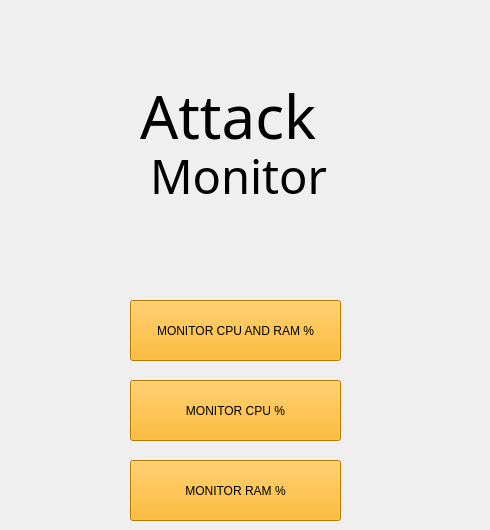
  <widget class="QWidget" name="centralwidget">
   <widget class="QPushButton" name="bothPer">
    <property name="geometry">
     <rect>
      <x>130</x>
      <y>300</y>
      <width>211</width>
      <height>61</height>
     </rect>
    </property>
    <property name="palette">
     <palette>
      <active>
       <colorrole role="WindowText">
        <brush brushstyle="SolidPattern">
         <color alpha="255">
          <red>0</red>
          <green>0</green>
          <blue>0</blue>
         </color>
        </brush>
       </colorrole>
       <colorrole role="Button">
        <brush brushstyle="SolidPattern">
         <color alpha="255">
          <red>255</red>
          <green>170</green>
          <blue>0</blue>
         </color>
        </brush>
       </colorrole>
       <colorrole role="Light">
        <brush brushstyle="SolidPattern">
         <color alpha="255">
          <red>255</red>
          <green>213</green>
          <blue>127</blue>
         </color>
        </brush>
       </colorrole>
       <colorrole role="Midlight">
        <brush brushstyle="SolidPattern">
         <color alpha="255">
          <red>255</red>
          <green>191</green>
          <blue>63</blue>
         </color>
        </brush>
       </colorrole>
       <colorrole role="Dark">
        <brush brushstyle="SolidPattern">
         <color alpha="255">
          <red>127</red>
          <green>85</green>
          <blue>0</blue>
         </color>
        </brush>
       </colorrole>
       <colorrole role="Mid">
        <brush brushstyle="SolidPattern">
         <color alpha="255">
          <red>170</red>
          <green>113</green>
          <blue>0</blue>
         </color>
        </brush>
       </colorrole>
       <colorrole role="Text">
        <brush brushstyle="SolidPattern">
         <color alpha="255">
          <red>0</red>
          <green>0</green>
          <blue>0</blue>
         </color>
        </brush>
       </colorrole>
       <colorrole role="BrightText">
        <brush brushstyle="SolidPattern">
         <color alpha="255">
          <red>255</red>
          <green>255</green>
          <blue>255</blue>
         </color>
        </brush>
       </colorrole>
       <colorrole role="ButtonText">
        <brush brushstyle="SolidPattern">
         <color alpha="255">
          <red>0</red>
          <green>0</green>
          <blue>0</blue>
         </color>
        </brush>
       </colorrole>
       <colorrole role="Base">
        <brush brushstyle="SolidPattern">
         <color alpha="255">
          <red>255</red>
          <green>255</green>
          <blue>255</blue>
         </color>
        </brush>
       </colorrole>
       <colorrole role="Window">
        <brush brushstyle="SolidPattern">
         <color alpha="255">
          <red>255</red>
          <green>170</green>
          <blue>0</blue>
         </color>
        </brush>
       </colorrole>
       <colorrole role="Shadow">
        <brush brushstyle="SolidPattern">
         <color alpha="255">
          <red>0</red>
          <green>0</green>
          <blue>0</blue>
         </color>
        </brush>
       </colorrole>
       <colorrole role="AlternateBase">
        <brush brushstyle="SolidPattern">
         <color alpha="255">
          <red>255</red>
          <green>212</green>
          <blue>127</blue>
         </color>
        </brush>
       </colorrole>
       <colorrole role="ToolTipBase">
        <brush brushstyle="SolidPattern">
         <color alpha="255">
          <red>255</red>
          <green>255</green>
          <blue>220</blue>
         </color>
        </brush>
       </colorrole>
       <colorrole role="ToolTipText">
        <brush brushstyle="SolidPattern">
         <color alpha="255">
          <red>0</red>
          <green>0</green>
          <blue>0</blue>
         </color>
        </brush>
       </colorrole>
      </active>
      <inactive>
       <colorrole role="WindowText">
        <brush brushstyle="SolidPattern">
         <color alpha="255">
          <red>0</red>
          <green>0</green>
          <blue>0</blue>
         </color>
        </brush>
       </colorrole>
       <colorrole role="Button">
        <brush brushstyle="SolidPattern">
         <color alpha="255">
          <red>255</red>
          <green>170</green>
          <blue>0</blue>
         </color>
        </brush>
       </colorrole>
       <colorrole role="Light">
        <brush brushstyle="SolidPattern">
         <color alpha="255">
          <red>255</red>
          <green>213</green>
          <blue>127</blue>
         </color>
        </brush>
       </colorrole>
       <colorrole role="Midlight">
        <brush brushstyle="SolidPattern">
         <color alpha="255">
          <red>255</red>
          <green>191</green>
          <blue>63</blue>
         </color>
        </brush>
       </colorrole>
       <colorrole role="Dark">
        <brush brushstyle="SolidPattern">
         <color alpha="255">
          <red>127</red>
          <green>85</green>
          <blue>0</blue>
         </color>
        </brush>
       </colorrole>
       <colorrole role="Mid">
        <brush brushstyle="SolidPattern">
         <color alpha="255">
          <red>170</red>
          <green>113</green>
          <blue>0</blue>
         </color>
        </brush>
       </colorrole>
       <colorrole role="Text">
        <brush brushstyle="SolidPattern">
         <color alpha="255">
          <red>0</red>
          <green>0</green>
          <blue>0</blue>
         </color>
        </brush>
       </colorrole>
       <colorrole role="BrightText">
        <brush brushstyle="SolidPattern">
         <color alpha="255">
          <red>255</red>
          <green>255</green>
          <blue>255</blue>
         </color>
        </brush>
       </colorrole>
       <colorrole role="ButtonText">
        <brush brushstyle="SolidPattern">
         <color alpha="255">
          <red>0</red>
          <green>0</green>
          <blue>0</blue>
         </color>
        </brush>
       </colorrole>
       <colorrole role="Base">
        <brush brushstyle="SolidPattern">
         <color alpha="255">
          <red>255</red>
          <green>255</green>
          <blue>255</blue>
         </color>
        </brush>
       </colorrole>
       <colorrole role="Window">
        <brush brushstyle="SolidPattern">
         <color alpha="255">
          <red>255</red>
          <green>170</green>
          <blue>0</blue>
         </color>
        </brush>
       </colorrole>
       <colorrole role="Shadow">
        <brush brushstyle="SolidPattern">
         <color alpha="255">
          <red>0</red>
          <green>0</green>
          <blue>0</blue>
         </color>
        </brush>
       </colorrole>
       <colorrole role="AlternateBase">
        <brush brushstyle="SolidPattern">
         <color alpha="255">
          <red>255</red>
          <green>212</green>
          <blue>127</blue>
         </color>
        </brush>
       </colorrole>
       <colorrole role="ToolTipBase">
        <brush brushstyle="SolidPattern">
         <color alpha="255">
          <red>255</red>
          <green>255</green>
          <blue>220</blue>
         </color>
        </brush>
       </colorrole>
       <colorrole role="ToolTipText">
        <brush brushstyle="SolidPattern">
         <color alpha="255">
          <red>0</red>
          <green>0</green>
          <blue>0</blue>
         </color>
        </brush>
       </colorrole>
      </inactive>
      <disabled>
       <colorrole role="WindowText">
        <brush brushstyle="SolidPattern">
         <color alpha="255">
          <red>127</red>
          <green>85</green>
          <blue>0</blue>
         </color>
        </brush>
       </colorrole>
       <colorrole role="Button">
        <brush brushstyle="SolidPattern">
         <color alpha="255">
          <red>255</red>
          <green>170</green>
          <blue>0</blue>
         </color>
        </brush>
       </colorrole>
       <colorrole role="Light">
        <brush brushstyle="SolidPattern">
         <color alpha="255">
          <red>255</red>
          <green>213</green>
          <blue>127</blue>
         </color>
        </brush>
       </colorrole>
       <colorrole role="Midlight">
        <brush brushstyle="SolidPattern">
         <color alpha="255">
          <red>255</red>
          <green>191</green>
          <blue>63</blue>
         </color>
        </brush>
       </colorrole>
       <colorrole role="Dark">
        <brush brushstyle="SolidPattern">
         <color alpha="255">
          <red>127</red>
          <green>85</green>
          <blue>0</blue>
         </color>
        </brush>
       </colorrole>
       <colorrole role="Mid">
        <brush brushstyle="SolidPattern">
         <color alpha="255">
          <red>170</red>
          <green>113</green>
          <blue>0</blue>
         </color>
        </brush>
       </colorrole>
       <colorrole role="Text">
        <brush brushstyle="SolidPattern">
         <color alpha="255">
          <red>127</red>
          <green>85</green>
          <blue>0</blue>
         </color>
        </brush>
       </colorrole>
       <colorrole role="BrightText">
        <brush brushstyle="SolidPattern">
         <color alpha="255">
          <red>255</red>
          <green>255</green>
          <blue>255</blue>
         </color>
        </brush>
       </colorrole>
       <colorrole role="ButtonText">
        <brush brushstyle="SolidPattern">
         <color alpha="255">
          <red>127</red>
          <green>85</green>
          <blue>0</blue>
         </color>
        </brush>
       </colorrole>
       <colorrole role="Base">
        <brush brushstyle="SolidPattern">
         <color alpha="255">
          <red>255</red>
          <green>170</green>
          <blue>0</blue>
         </color>
        </brush>
       </colorrole>
       <colorrole role="Window">
        <brush brushstyle="SolidPattern">
         <color alpha="255">
          <red>255</red>
          <green>170</green>
          <blue>0</blue>
         </color>
        </brush>
       </colorrole>
       <colorrole role="Shadow">
        <brush brushstyle="SolidPattern">
         <color alpha="255">
          <red>0</red>
          <green>0</green>
          <blue>0</blue>
         </color>
        </brush>
       </colorrole>
       <colorrole role="AlternateBase">
        <brush brushstyle="SolidPattern">
         <color alpha="255">
          <red>255</red>
          <green>170</green>
          <blue>0</blue>
         </color>
        </brush>
       </colorrole>
       <colorrole role="ToolTipBase">
        <brush brushstyle="SolidPattern">
         <color alpha="255">
          <red>255</red>
          <green>255</green>
          <blue>220</blue>
         </color>
        </brush>
       </colorrole>
       <colorrole role="ToolTipText">
        <brush brushstyle="SolidPattern">
         <color alpha="255">
          <red>0</red>
          <green>0</green>
          <blue>0</blue>
         </color>
        </brush>
       </colorrole>
      </disabled>
     </palette>
    </property>
    <property name="text">
     <string>MONITOR CPU AND RAM %</string>
    </property>
   </widget>
   <widget class="QLabel" name="label">
    <property name="geometry">
     <rect>
      <x>140</x>
      <y>50</y>
      <width>201</width>
      <height>131</height>
     </rect>
    </property>
    <property name="font">
     <font>
      <family>Quicksand Medium</family>
      <pointsize>45</pointsize>
     </font>
    </property>
    <property name="text">
     <string>Attack </string>
    </property>
   </widget>
   <widget class="QLabel" name="label_2">
    <property name="geometry">
     <rect>
      <x>150</x>
      <y>110</y>
      <width>331</width>
      <height>131</height>
     </rect>
    </property>
    <property name="font">
     <font>
      <family>Quicksand Medium</family>
      <pointsize>35</pointsize>
     </font>
    </property>
    <property name="text">
     <string>Monitor</string>
    </property>
   </widget>
   <widget class="QPushButton" name="cpuPer">
    <property name="geometry">
     <rect>
      <x>130</x>
      <y>380</y>
      <width>211</width>
      <height>61</height>
     </rect>
    </property>
    <property name="palette">
     <palette>
      <active>
       <colorrole role="WindowText">
        <brush brushstyle="SolidPattern">
         <color alpha="255">
          <red>0</red>
          <green>0</green>
          <blue>0</blue>
         </color>
        </brush>
       </colorrole>
       <colorrole role="Button">
        <brush brushstyle="SolidPattern">
         <color alpha="255">
          <red>255</red>
          <green>170</green>
          <blue>0</blue>
         </color>
        </brush>
       </colorrole>
       <colorrole role="Light">
        <brush brushstyle="SolidPattern">
         <color alpha="255">
          <red>255</red>
          <green>213</green>
          <blue>127</blue>
         </color>
        </brush>
       </colorrole>
       <colorrole role="Midlight">
        <brush brushstyle="SolidPattern">
         <color alpha="255">
          <red>255</red>
          <green>191</green>
          <blue>63</blue>
         </color>
        </brush>
       </colorrole>
       <colorrole role="Dark">
        <brush brushstyle="SolidPattern">
         <color alpha="255">
          <red>127</red>
          <green>85</green>
          <blue>0</blue>
         </color>
        </brush>
       </colorrole>
       <colorrole role="Mid">
        <brush brushstyle="SolidPattern">
         <color alpha="255">
          <red>170</red>
          <green>113</green>
          <blue>0</blue>
         </color>
        </brush>
       </colorrole>
       <colorrole role="Text">
        <brush brushstyle="SolidPattern">
         <color alpha="255">
          <red>0</red>
          <green>0</green>
          <blue>0</blue>
         </color>
        </brush>
       </colorrole>
       <colorrole role="BrightText">
        <brush brushstyle="SolidPattern">
         <color alpha="255">
          <red>255</red>
          <green>255</green>
          <blue>255</blue>
         </color>
        </brush>
       </colorrole>
       <colorrole role="ButtonText">
        <brush brushstyle="SolidPattern">
         <color alpha="255">
          <red>0</red>
          <green>0</green>
          <blue>0</blue>
         </color>
        </brush>
       </colorrole>
       <colorrole role="Base">
        <brush brushstyle="SolidPattern">
         <color alpha="255">
          <red>255</red>
          <green>255</green>
          <blue>255</blue>
         </color>
        </brush>
       </colorrole>
       <colorrole role="Window">
        <brush brushstyle="SolidPattern">
         <color alpha="255">
          <red>255</red>
          <green>170</green>
          <blue>0</blue>
         </color>
        </brush>
       </colorrole>
       <colorrole role="Shadow">
        <brush brushstyle="SolidPattern">
         <color alpha="255">
          <red>0</red>
          <green>0</green>
          <blue>0</blue>
         </color>
        </brush>
       </colorrole>
       <colorrole role="AlternateBase">
        <brush brushstyle="SolidPattern">
         <color alpha="255">
          <red>255</red>
          <green>212</green>
          <blue>127</blue>
         </color>
        </brush>
       </colorrole>
       <colorrole role="ToolTipBase">
        <brush brushstyle="SolidPattern">
         <color alpha="255">
          <red>255</red>
          <green>255</green>
          <blue>220</blue>
         </color>
        </brush>
       </colorrole>
       <colorrole role="ToolTipText">
        <brush brushstyle="SolidPattern">
         <color alpha="255">
          <red>0</red>
          <green>0</green>
          <blue>0</blue>
         </color>
        </brush>
       </colorrole>
      </active>
      <inactive>
       <colorrole role="WindowText">
        <brush brushstyle="SolidPattern">
         <color alpha="255">
          <red>0</red>
          <green>0</green>
          <blue>0</blue>
         </color>
        </brush>
       </colorrole>
       <colorrole role="Button">
        <brush brushstyle="SolidPattern">
         <color alpha="255">
          <red>255</red>
          <green>170</green>
          <blue>0</blue>
         </color>
        </brush>
       </colorrole>
       <colorrole role="Light">
        <brush brushstyle="SolidPattern">
         <color alpha="255">
          <red>255</red>
          <green>213</green>
          <blue>127</blue>
         </color>
        </brush>
       </colorrole>
       <colorrole role="Midlight">
        <brush brushstyle="SolidPattern">
         <color alpha="255">
          <red>255</red>
          <green>191</green>
          <blue>63</blue>
         </color>
        </brush>
       </colorrole>
       <colorrole role="Dark">
        <brush brushstyle="SolidPattern">
         <color alpha="255">
          <red>127</red>
          <green>85</green>
          <blue>0</blue>
         </color>
        </brush>
       </colorrole>
       <colorrole role="Mid">
        <brush brushstyle="SolidPattern">
         <color alpha="255">
          <red>170</red>
          <green>113</green>
          <blue>0</blue>
         </color>
        </brush>
       </colorrole>
       <colorrole role="Text">
        <brush brushstyle="SolidPattern">
         <color alpha="255">
          <red>0</red>
          <green>0</green>
          <blue>0</blue>
         </color>
        </brush>
       </colorrole>
       <colorrole role="BrightText">
        <brush brushstyle="SolidPattern">
         <color alpha="255">
          <red>255</red>
          <green>255</green>
          <blue>255</blue>
         </color>
        </brush>
       </colorrole>
       <colorrole role="ButtonText">
        <brush brushstyle="SolidPattern">
         <color alpha="255">
          <red>0</red>
          <green>0</green>
          <blue>0</blue>
         </color>
        </brush>
       </colorrole>
       <colorrole role="Base">
        <brush brushstyle="SolidPattern">
         <color alpha="255">
          <red>255</red>
          <green>255</green>
          <blue>255</blue>
         </color>
        </brush>
       </colorrole>
       <colorrole role="Window">
        <brush brushstyle="SolidPattern">
         <color alpha="255">
          <red>255</red>
          <green>170</green>
          <blue>0</blue>
         </color>
        </brush>
       </colorrole>
       <colorrole role="Shadow">
        <brush brushstyle="SolidPattern">
         <color alpha="255">
          <red>0</red>
          <green>0</green>
          <blue>0</blue>
         </color>
        </brush>
       </colorrole>
       <colorrole role="AlternateBase">
        <brush brushstyle="SolidPattern">
         <color alpha="255">
          <red>255</red>
          <green>212</green>
          <blue>127</blue>
         </color>
        </brush>
       </colorrole>
       <colorrole role="ToolTipBase">
        <brush brushstyle="SolidPattern">
         <color alpha="255">
          <red>255</red>
          <green>255</green>
          <blue>220</blue>
         </color>
        </brush>
       </colorrole>
       <colorrole role="ToolTipText">
        <brush brushstyle="SolidPattern">
         <color alpha="255">
          <red>0</red>
          <green>0</green>
          <blue>0</blue>
         </color>
        </brush>
       </colorrole>
      </inactive>
      <disabled>
       <colorrole role="WindowText">
        <brush brushstyle="SolidPattern">
         <color alpha="255">
          <red>127</red>
          <green>85</green>
          <blue>0</blue>
         </color>
        </brush>
       </colorrole>
       <colorrole role="Button">
        <brush brushstyle="SolidPattern">
         <color alpha="255">
          <red>255</red>
          <green>170</green>
          <blue>0</blue>
         </color>
        </brush>
       </colorrole>
       <colorrole role="Light">
        <brush brushstyle="SolidPattern">
         <color alpha="255">
          <red>255</red>
          <green>213</green>
          <blue>127</blue>
         </color>
        </brush>
       </colorrole>
       <colorrole role="Midlight">
        <brush brushstyle="SolidPattern">
         <color alpha="255">
          <red>255</red>
          <green>191</green>
          <blue>63</blue>
         </color>
        </brush>
       </colorrole>
       <colorrole role="Dark">
        <brush brushstyle="SolidPattern">
         <color alpha="255">
          <red>127</red>
          <green>85</green>
          <blue>0</blue>
         </color>
        </brush>
       </colorrole>
       <colorrole role="Mid">
        <brush brushstyle="SolidPattern">
         <color alpha="255">
          <red>170</red>
          <green>113</green>
          <blue>0</blue>
         </color>
        </brush>
       </colorrole>
       <colorrole role="Text">
        <brush brushstyle="SolidPattern">
         <color alpha="255">
          <red>127</red>
          <green>85</green>
          <blue>0</blue>
         </color>
        </brush>
       </colorrole>
       <colorrole role="BrightText">
        <brush brushstyle="SolidPattern">
         <color alpha="255">
          <red>255</red>
          <green>255</green>
          <blue>255</blue>
         </color>
        </brush>
       </colorrole>
       <colorrole role="ButtonText">
        <brush brushstyle="SolidPattern">
         <color alpha="255">
          <red>127</red>
          <green>85</green>
          <blue>0</blue>
         </color>
        </brush>
       </colorrole>
       <colorrole role="Base">
        <brush brushstyle="SolidPattern">
         <color alpha="255">
          <red>255</red>
          <green>170</green>
          <blue>0</blue>
         </color>
        </brush>
       </colorrole>
       <colorrole role="Window">
        <brush brushstyle="SolidPattern">
         <color alpha="255">
          <red>255</red>
          <green>170</green>
          <blue>0</blue>
         </color>
        </brush>
       </colorrole>
       <colorrole role="Shadow">
        <brush brushstyle="SolidPattern">
         <color alpha="255">
          <red>0</red>
          <green>0</green>
          <blue>0</blue>
         </color>
        </brush>
       </colorrole>
       <colorrole role="AlternateBase">
        <brush brushstyle="SolidPattern">
         <color alpha="255">
          <red>255</red>
          <green>170</green>
          <blue>0</blue>
         </color>
        </brush>
       </colorrole>
       <colorrole role="ToolTipBase">
        <brush brushstyle="SolidPattern">
         <color alpha="255">
          <red>255</red>
          <green>255</green>
          <blue>220</blue>
         </color>
        </brush>
       </colorrole>
       <colorrole role="ToolTipText">
        <brush brushstyle="SolidPattern">
         <color alpha="255">
          <red>0</red>
          <green>0</green>
          <blue>0</blue>
         </color>
        </brush>
       </colorrole>
      </disabled>
     </palette>
    </property>
    <property name="text">
     <string>MONITOR CPU %</string>
    </property>
   </widget>
   <widget class="QPushButton" name="ramPer">
    <property name="geometry">
     <rect>
      <x>130</x>
      <y>460</y>
      <width>211</width>
      <height>61</height>
     </rect>
    </property>
    <property name="palette">
     <palette>
      <active>
       <colorrole role="WindowText">
        <brush brushstyle="SolidPattern">
         <color alpha="255">
          <red>0</red>
          <green>0</green>
          <blue>0</blue>
         </color>
        </brush>
       </colorrole>
       <colorrole role="Button">
        <brush brushstyle="SolidPattern">
         <color alpha="255">
          <red>255</red>
          <green>170</green>
          <blue>0</blue>
         </color>
        </brush>
       </colorrole>
       <colorrole role="Light">
        <brush brushstyle="SolidPattern">
         <color alpha="255">
          <red>255</red>
          <green>213</green>
          <blue>127</blue>
         </color>
        </brush>
       </colorrole>
       <colorrole role="Midlight">
        <brush brushstyle="SolidPattern">
         <color alpha="255">
          <red>255</red>
          <green>191</green>
          <blue>63</blue>
         </color>
        </brush>
       </colorrole>
       <colorrole role="Dark">
        <brush brushstyle="SolidPattern">
         <color alpha="255">
          <red>127</red>
          <green>85</green>
          <blue>0</blue>
         </color>
        </brush>
       </colorrole>
       <colorrole role="Mid">
        <brush brushstyle="SolidPattern">
         <color alpha="255">
          <red>170</red>
          <green>113</green>
          <blue>0</blue>
         </color>
        </brush>
       </colorrole>
       <colorrole role="Text">
        <brush brushstyle="SolidPattern">
         <color alpha="255">
          <red>0</red>
          <green>0</green>
          <blue>0</blue>
         </color>
        </brush>
       </colorrole>
       <colorrole role="BrightText">
        <brush brushstyle="SolidPattern">
         <color alpha="255">
          <red>255</red>
          <green>255</green>
          <blue>255</blue>
         </color>
        </brush>
       </colorrole>
       <colorrole role="ButtonText">
        <brush brushstyle="SolidPattern">
         <color alpha="255">
          <red>0</red>
          <green>0</green>
          <blue>0</blue>
         </color>
        </brush>
       </colorrole>
       <colorrole role="Base">
        <brush brushstyle="SolidPattern">
         <color alpha="255">
          <red>255</red>
          <green>255</green>
          <blue>255</blue>
         </color>
        </brush>
       </colorrole>
       <colorrole role="Window">
        <brush brushstyle="SolidPattern">
         <color alpha="255">
          <red>255</red>
          <green>170</green>
          <blue>0</blue>
         </color>
        </brush>
       </colorrole>
       <colorrole role="Shadow">
        <brush brushstyle="SolidPattern">
         <color alpha="255">
          <red>0</red>
          <green>0</green>
          <blue>0</blue>
         </color>
        </brush>
       </colorrole>
       <colorrole role="AlternateBase">
        <brush brushstyle="SolidPattern">
         <color alpha="255">
          <red>255</red>
          <green>212</green>
          <blue>127</blue>
         </color>
        </brush>
       </colorrole>
       <colorrole role="ToolTipBase">
        <brush brushstyle="SolidPattern">
         <color alpha="255">
          <red>255</red>
          <green>255</green>
          <blue>220</blue>
         </color>
        </brush>
       </colorrole>
       <colorrole role="ToolTipText">
        <brush brushstyle="SolidPattern">
         <color alpha="255">
          <red>0</red>
          <green>0</green>
          <blue>0</blue>
         </color>
        </brush>
       </colorrole>
      </active>
      <inactive>
       <colorrole role="WindowText">
        <brush brushstyle="SolidPattern">
         <color alpha="255">
          <red>0</red>
          <green>0</green>
          <blue>0</blue>
         </color>
        </brush>
       </colorrole>
       <colorrole role="Button">
        <brush brushstyle="SolidPattern">
         <color alpha="255">
          <red>255</red>
          <green>170</green>
          <blue>0</blue>
         </color>
        </brush>
       </colorrole>
       <colorrole role="Light">
        <brush brushstyle="SolidPattern">
         <color alpha="255">
          <red>255</red>
          <green>213</green>
          <blue>127</blue>
         </color>
        </brush>
       </colorrole>
       <colorrole role="Midlight">
        <brush brushstyle="SolidPattern">
         <color alpha="255">
          <red>255</red>
          <green>191</green>
          <blue>63</blue>
         </color>
        </brush>
       </colorrole>
       <colorrole role="Dark">
        <brush brushstyle="SolidPattern">
         <color alpha="255">
          <red>127</red>
          <green>85</green>
          <blue>0</blue>
         </color>
        </brush>
       </colorrole>
       <colorrole role="Mid">
        <brush brushstyle="SolidPattern">
         <color alpha="255">
          <red>170</red>
          <green>113</green>
          <blue>0</blue>
         </color>
        </brush>
       </colorrole>
       <colorrole role="Text">
        <brush brushstyle="SolidPattern">
         <color alpha="255">
          <red>0</red>
          <green>0</green>
          <blue>0</blue>
         </color>
        </brush>
       </colorrole>
       <colorrole role="BrightText">
        <brush brushstyle="SolidPattern">
         <color alpha="255">
          <red>255</red>
          <green>255</green>
          <blue>255</blue>
         </color>
        </brush>
       </colorrole>
       <colorrole role="ButtonText">
        <brush brushstyle="SolidPattern">
         <color alpha="255">
          <red>0</red>
          <green>0</green>
          <blue>0</blue>
         </color>
        </brush>
       </colorrole>
       <colorrole role="Base">
        <brush brushstyle="SolidPattern">
         <color alpha="255">
          <red>255</red>
          <green>255</green>
          <blue>255</blue>
         </color>
        </brush>
       </colorrole>
       <colorrole role="Window">
        <brush brushstyle="SolidPattern">
         <color alpha="255">
          <red>255</red>
          <green>170</green>
          <blue>0</blue>
         </color>
        </brush>
       </colorrole>
       <colorrole role="Shadow">
        <brush brushstyle="SolidPattern">
         <color alpha="255">
          <red>0</red>
          <green>0</green>
          <blue>0</blue>
         </color>
        </brush>
       </colorrole>
       <colorrole role="AlternateBase">
        <brush brushstyle="SolidPattern">
         <color alpha="255">
          <red>255</red>
          <green>212</green>
          <blue>127</blue>
         </color>
        </brush>
       </colorrole>
       <colorrole role="ToolTipBase">
        <brush brushstyle="SolidPattern">
         <color alpha="255">
          <red>255</red>
          <green>255</green>
          <blue>220</blue>
         </color>
        </brush>
       </colorrole>
       <colorrole role="ToolTipText">
        <brush brushstyle="SolidPattern">
         <color alpha="255">
          <red>0</red>
          <green>0</green>
          <blue>0</blue>
         </color>
        </brush>
       </colorrole>
      </inactive>
      <disabled>
       <colorrole role="WindowText">
        <brush brushstyle="SolidPattern">
         <color alpha="255">
          <red>127</red>
          <green>85</green>
          <blue>0</blue>
         </color>
        </brush>
       </colorrole>
       <colorrole role="Button">
        <brush brushstyle="SolidPattern">
         <color alpha="255">
          <red>255</red>
          <green>170</green>
          <blue>0</blue>
         </color>
        </brush>
       </colorrole>
       <colorrole role="Light">
        <brush brushstyle="SolidPattern">
         <color alpha="255">
          <red>255</red>
          <green>213</green>
          <blue>127</blue>
         </color>
        </brush>
       </colorrole>
       <colorrole role="Midlight">
        <brush brushstyle="SolidPattern">
         <color alpha="255">
          <red>255</red>
          <green>191</green>
          <blue>63</blue>
         </color>
        </brush>
       </colorrole>
       <colorrole role="Dark">
        <brush brushstyle="SolidPattern">
         <color alpha="255">
          <red>127</red>
          <green>85</green>
          <blue>0</blue>
         </color>
        </brush>
       </colorrole>
       <colorrole role="Mid">
        <brush brushstyle="SolidPattern">
         <color alpha="255">
          <red>170</red>
          <green>113</green>
          <blue>0</blue>
         </color>
        </brush>
       </colorrole>
       <colorrole role="Text">
        <brush brushstyle="SolidPattern">
         <color alpha="255">
          <red>127</red>
          <green>85</green>
          <blue>0</blue>
         </color>
        </brush>
       </colorrole>
       <colorrole role="BrightText">
        <brush brushstyle="SolidPattern">
         <color alpha="255">
          <red>255</red>
          <green>255</green>
          <blue>255</blue>
         </color>
        </brush>
       </colorrole>
       <colorrole role="ButtonText">
        <brush brushstyle="SolidPattern">
         <color alpha="255">
          <red>127</red>
          <green>85</green>
          <blue>0</blue>
         </color>
        </brush>
       </colorrole>
       <colorrole role="Base">
        <brush brushstyle="SolidPattern">
         <color alpha="255">
          <red>255</red>
          <green>170</green>
          <blue>0</blue>
         </color>
        </brush>
       </colorrole>
       <colorrole role="Window">
        <brush brushstyle="SolidPattern">
         <color alpha="255">
          <red>255</red>
          <green>170</green>
          <blue>0</blue>
         </color>
        </brush>
       </colorrole>
       <colorrole role="Shadow">
        <brush brushstyle="SolidPattern">
         <color alpha="255">
          <red>0</red>
          <green>0</green>
          <blue>0</blue>
         </color>
        </brush>
       </colorrole>
       <colorrole role="AlternateBase">
        <brush brushstyle="SolidPattern">
         <color alpha="255">
          <red>255</red>
          <green>170</green>
          <blue>0</blue>
         </color>
        </brush>
       </colorrole>
       <colorrole role="ToolTipBase">
        <brush brushstyle="SolidPattern">
         <color alpha="255">
          <red>255</red>
          <green>255</green>
          <blue>220</blue>
         </color>
        </brush>
       </colorrole>
       <colorrole role="ToolTipText">
        <brush brushstyle="SolidPattern">
         <color alpha="255">
          <red>0</red>
          <green>0</green>
          <blue>0</blue>
         </color>
        </brush>
       </colorrole>
      </disabled>
     </palette>
    </property>
    <property name="text">
     <string>MONITOR RAM %</string>
    </property>
   </widget>
  </widget>
